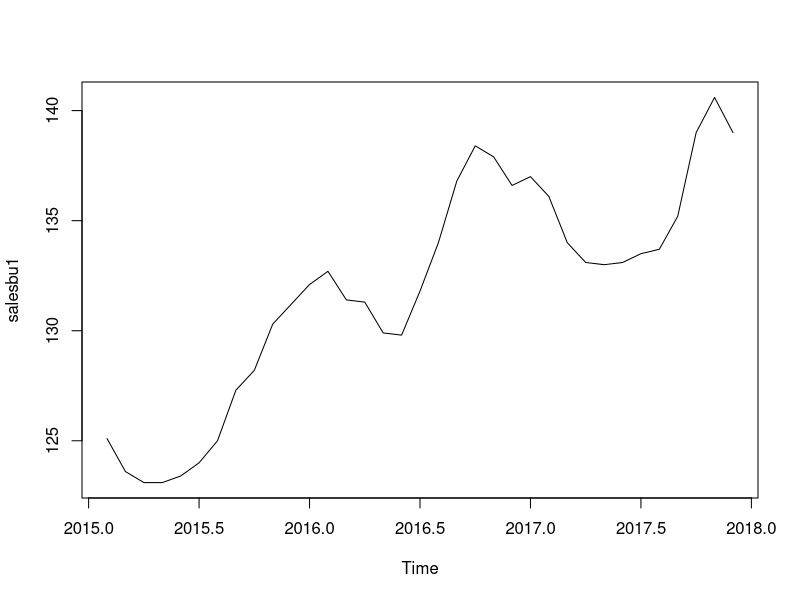
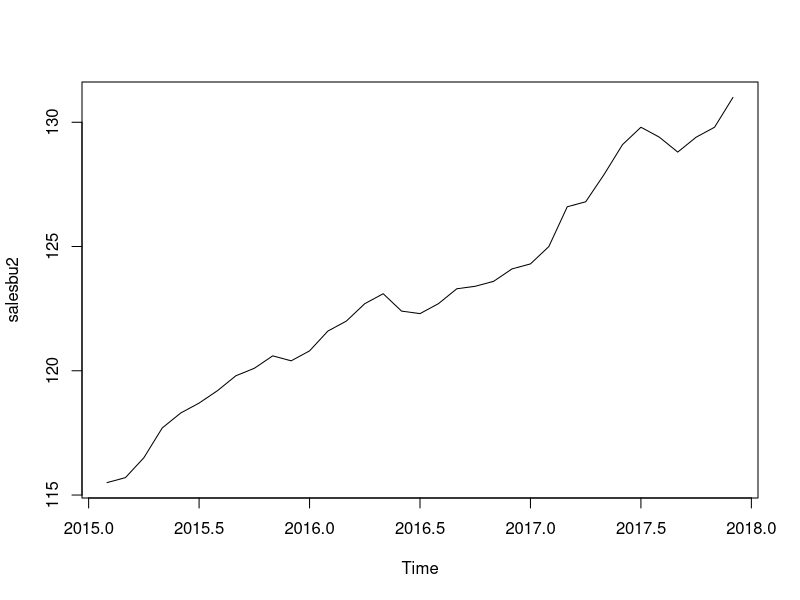
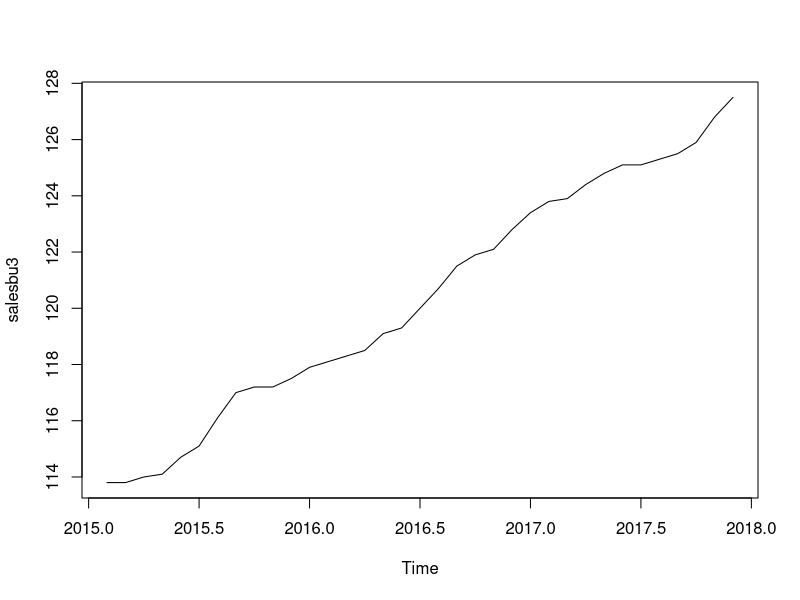
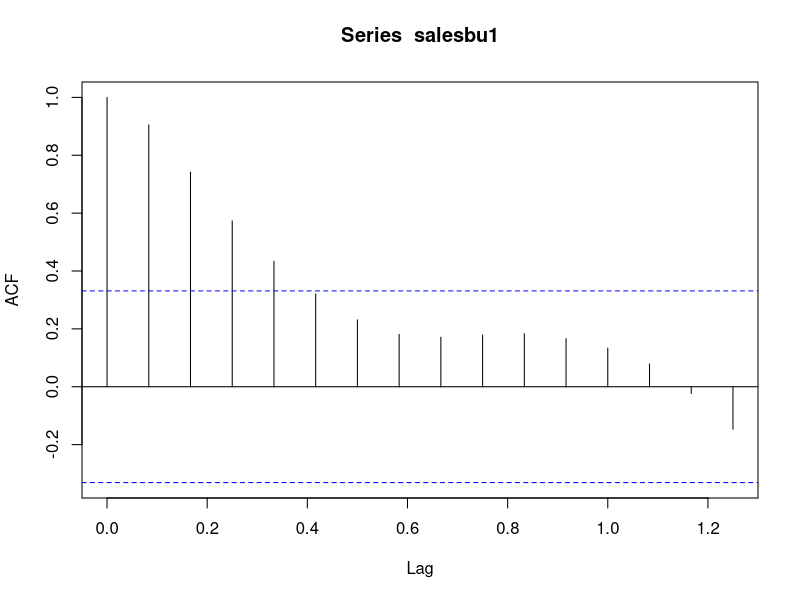
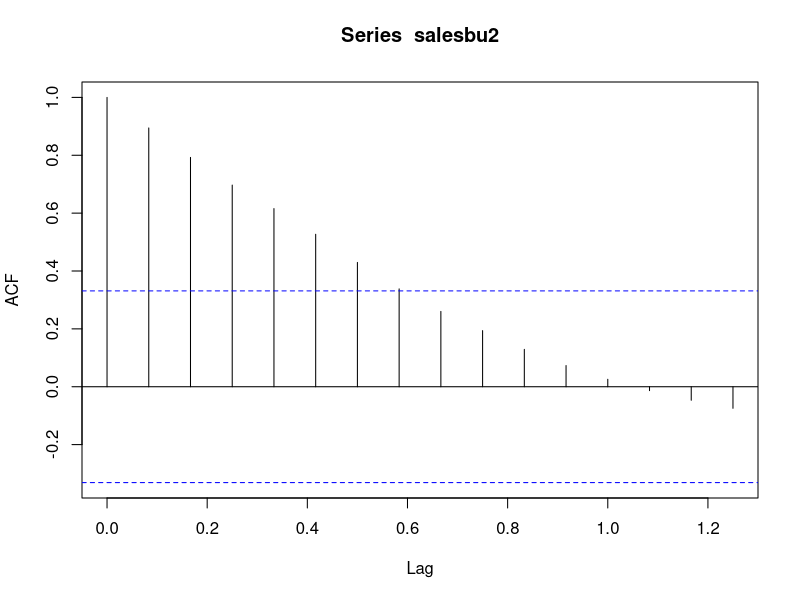
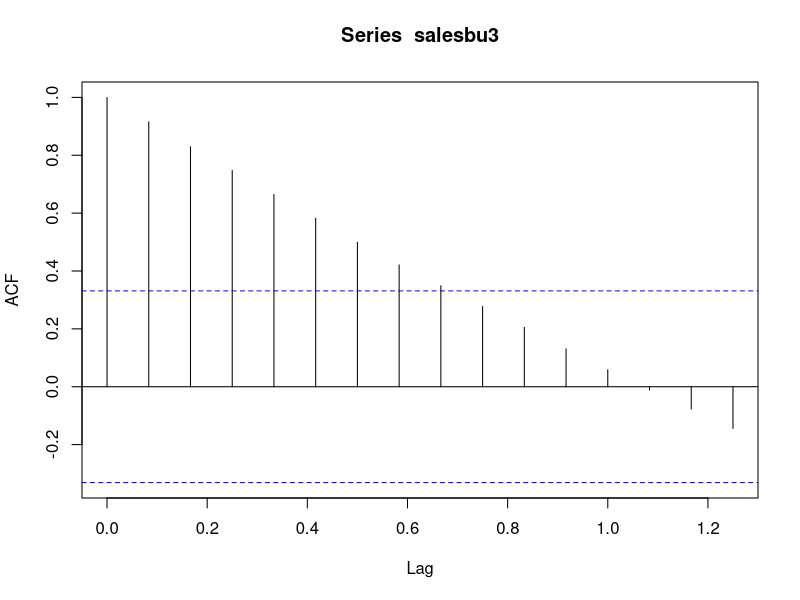
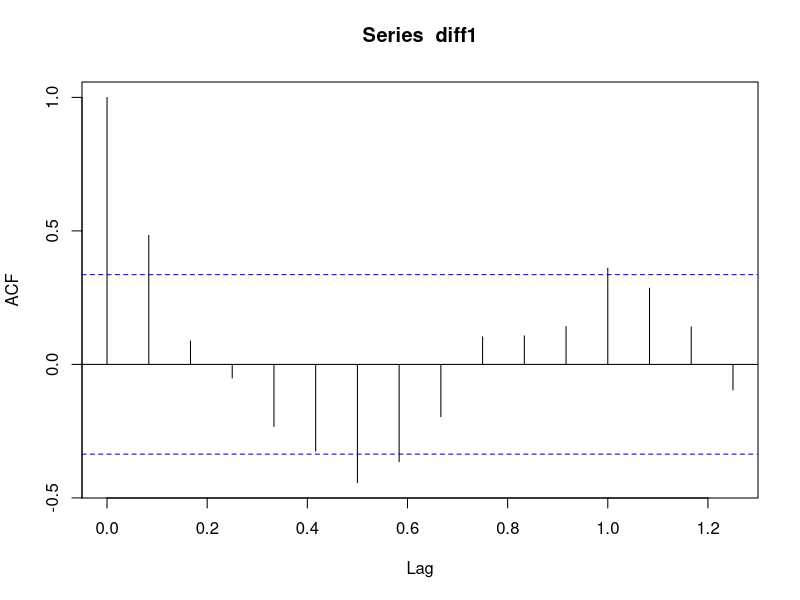
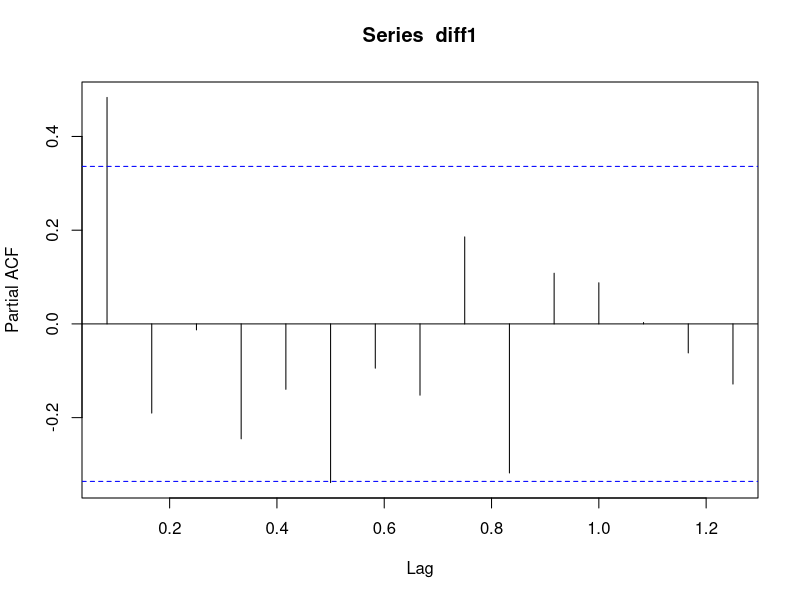

Here is the R script that generated these plots, in order: (Note: this script raises an error after producing the figures.)
## read & format data
sales <- read.csv("USA FIRM SALES DATA.csv", header = TRUE)

salesbu1 <- ts(sales$BU1, start = c(2015, 2), end = c(2017,12), frequency = 12)
salesbu2 <- ts(sales$BU2, start = c(2015, 2), end = c(2017,12), frequency = 12)
salesbu3 <- ts(sales$BU3, start = c(2015, 2), end = c(2017,12), frequency = 12)


## 1.1 stationarity check

## a. plot
plot(salesbu1)
plot(salesbu2)
plot(salesbu3)

# all plots show a trend which contradict stationarity

## b. Autocorrelation
acf(salesbu1)
acf(salesbu2)
acf(salesbu3)

# for each BU we observe a slow decay in autocorrelations which contradict 
# stationarity

## c. Dickey-Fuller tests:

library(urca)
df1 <- ur.df(salesbu1)
summary(df1)

# test statistic = 0.9383 which is superior to 5% value (-1.95) so we fail to 
# reject the null hypothesis of non-stationarity for BU1 sales

df2 <- ur.df(salesbu2)
summary(df2)

# test statistic = 3.0436 which is superior to 5% value (-1.95) so we fail to 
# reject the null hypothesis of non-stationarity for BU2 sales

df3 <- ur.df(salesbu3)
summary(df3)

# test statistic = 3.5216 which is superior to 5% value (-1.95) so we fail to 
# reject the null hypothesis of non-stationarity for BU3 sales

## 1.2 Differenciating:

library(forecast)
ndiffs(salesbu1)
ndiffs(salesbu2)
ndiffs(salesbu3)

# order of integration = 1 for all time series is recommended 


## 2.1 Model Identification:

diff1 <- diff(salesbu1, differences = 1)
acf(diff1)
pacf(diff1)

diff2 <- diff(salesbu2, differences = 1)
acf(diff2)
pacf(diff2)

diff3 <- diff(salesbu3, differences = 1)
acf(diff3)
pacf(diff3)

# PACF suggest that the Auto Regressive part order will be 1 for all 3 BUs
# ACF suggest that the Auto Regressive part order will be 0 for all 3 BUs

## 2.2 Parameters Identification:

salesbu1Mod <- auto.arima(salesbu1, d=1, max.p = 2, max.q = 2, trace=TRUE, ic="aic")
salesbu2Mod <- auto.arima(salesbu2, d=1, max.p = 2, max.q = 2, trace=TRUE, ic="aic")
salesbu3Mod <- auto.arima(salesbu3, d=1, max.p = 2, max.q = 2, trace=TRUE, ic="aic")

# Best model for all 3 time series is confirmed to be (p,q,d): ARIMA(0,1,1) 
# as discussed previously. Models will have the following coefficients:

coef(salesbu1Mod)
coef(salesbu2Mod)
coef(salesbu3Mod)


## 3. Diagnostic checking:

# We expect to have residuals with properties of a white noise. Let's check:
resi1 <- residuals(salesbu1Mod)
resi2 <- residuals(salesbu2Mod)
resi3 <- residuals(salesbu3Mod)

Box.test(resi1)
# p-value = 0.7099 which is > 5% so we fail to reject that residuals are white noise

Box.test(resi2)
# p-value = 0.2333 which is > 5% so we fail to reject that residuals are white noise

Box.test(resi3)
# p-value = 0.09373 which is > 5% so we fail to reject that residuals are white noise

# This validates that our 3 models are adequate representations of the data generating process 


## 4. Forecasting

predict(salesbu1Mod, n.ahead = 3)
#           Jan      Feb      Mar
# 2018 137.9893 137.9893 137.9893

predict(salesbu2Mod, n.ahead = 3)
#           Jan      Feb      Mar
# 2018 131.6501 131.6501 131.6501

predict(salesbu3Mod, n.ahead = 3)
#           Jan      Feb      Mar
# 2018 127.6788 127.6788 127.6788
